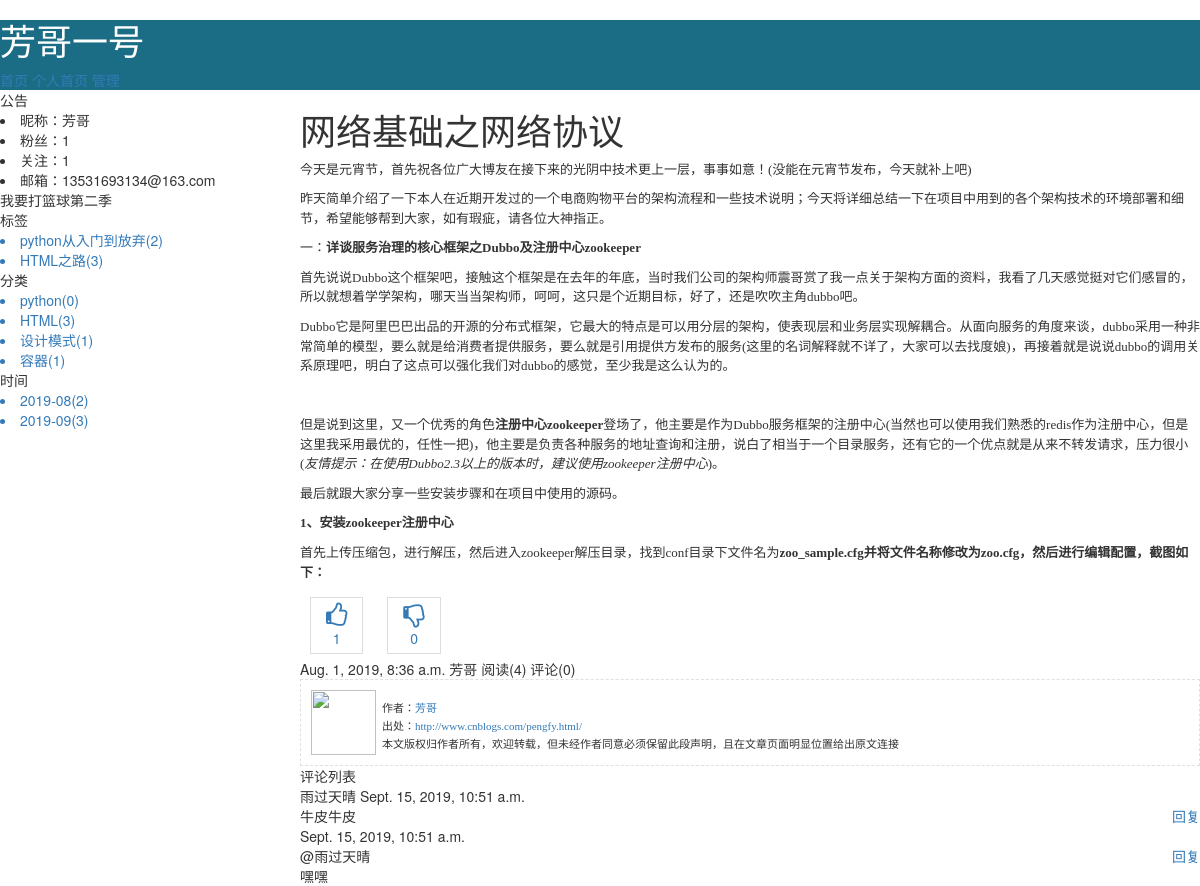
Page /pengfy/1.html on the committed database.
### repository/models.py (models this page shows, shortened)
class Blog(models.Model):
    bid = models.AutoField(primary_key=True)
    title = models.CharField(max_length=60,verbose_name="个人博客标题")
    site  = models.CharField(max_length=32,verbose_name="个人博客前缀",unique=True)
    theme = models.CharField(max_length=32,verbose_name="博客主题")
    user = models.OneToOneField(to="UserInfo",to_field="nid",on_delete=models.CASCADE)
    class Meta:
        verbose_name_plural="个人博客"

class UserInfo(models.Model):
    nid = models.BigAutoField(primary_key=True)
    username = models.CharField(max_length=32,verbose_name="用户名",unique=True)
    password = models.CharField(max_length=64,verbose_name="密码")
    nickname = models.CharField(max_length=32,verbose_name="昵称")
    email = models.EmailField(verbose_name="邮箱",unique=True)
    avatar = models.ImageField(verbose_name="头像",upload_to='static/user_avatar')
    createtime = models.DateTimeField(verbose_name="创建时间",auto_now_add=True)
    fans = models.ManyToManyField(verbose_name="粉丝",
                                  to="UserInfo",
                                  through="UserFans",   #自定义第三张表时，使用字段用于指定关系表
                                  related_name="f",
                                  through_fields= ("user","follower"),
                                  )
    class Meta:
        verbose_name_plural="用户列表"

class Tag(models.Model):
    nid = models.AutoField(primary_key=True)
    title = models.CharField(verbose_name="标签名称",max_length=32)
    blog = models.ForeignKey(verbose_name="所属博客",to="Blog",to_field="bid",on_delete=models.CASCADE)

class Category(models.Model):
    nid = models.AutoField(primary_key=True)
    title = models.CharField(verbose_name="分类名称",max_length=32)
    blog = models.ForeignKey(verbose_name="所属博客",to="Blog",to_field="bid",on_delete=models.CASCADE)
    class Meta:
        verbose_name_plural="个人文章分类"

class Article(models.Model):
    nid = models.BigAutoField(primary_key=True)
    title = models.CharField(verbose_name="文章标题",max_length=128)
    summary = models.CharField(verbose_name="文章简介",max_length=512)
    read_count = models.IntegerField(default=0)
    comment_count = models.IntegerField(default=0)
    up_count = models.IntegerField(default=0)
    down_count = models.IntegerField(default=0)
    create_time = models.DateTimeField(auto_now_add=True)
    blog = models.ForeignKey(verbose_name="所属博客",to="Blog",to_field="bid",on_delete=models.CASCADE)
    categroy = models.ForeignKey(verbose_name="文章类型",to="Category",to_field="nid",on_delete=models.CASCADE)
    article_type_choices = [
        (1,"Python"),
        (2,"Linux"),
        (3,"Java"),
        (4,"Golang"),
    ]
    article_type_id = models.IntegerField(verbose_name="主站分类id",choices=article_type_choices,default=None)
    tag = models.ManyToManyField(
        verbose_name="文章标签",
        to="Tag",
        through="Tag2Article",
    )
    class Meta:
        verbose_name_plural="文章信息"

class ArticleDetail(models.Model):
    content = models.TextField(verbose_name="文章内容")
    article= models.ForeignKey(verbose_name="所属文章",to="Article",to_field="nid",on_delete=models.CASCADE)
    class Meta:
        verbose_name_plural="文章内容"

class Comment(models.Model):
    nid = models.BigIntegerField(primary_key=True)
    content = models.CharField(verbose_name="评论内容",max_length=256)
    create_time = models.DateTimeField(auto_now_add=True)
    reply = models.ForeignKey(verbose_name="回复评论",to="self",null=True,blank=True,on_delete=models.CASCADE)
    article = models.ForeignKey(verbose_name="评论文章", to="Article", to_field="nid", on_delete=models.CASCADE)
    user = models.ForeignKey(verbose_name="评论用户", to="UserInfo", to_field="nid", on_delete=models.CASCADE)
    class Meta:
        verbose_name_plural="评论信息"

### web/views/home.py (the view)
# urls.py: re_path(r'^(?P<site>\w+)/(?P<nid>\d+).html',home.detail),
def detail(request,site,nid):
    blog = models.Blog.objects.filter(site=site).first()
    if not blog:
        return redirect('/')
    tag_list = models.Tag.objects.filter(blog_id=blog.bid)
    type_list = models.Category.objects.filter(blog_id=blog.bid)
    date_list = models.Article.objects.raw(
        'select nid, count(nid) as num,strftime("%Y-%m",create_time) as ctime from repository_article group by strftime("%Y-%m",create_time)')
    article_detail = models.ArticleDetail.objects.filter(article_id=nid).first()
    comment_list = models.Comment.objects.filter(article_id=nid).all()
    return render(request,'home_detail.html',
                  {
                      "blog":blog,
                      "tag_list":tag_list,
                      "type_list":type_list,
                      "date_list":date_list,
                      "article":article_detail,
                      "comment_list":comment_list,
                  })

### templates/home_detail.html (shortened to what this page needs)
{% extends "home_layout.html" %}
{% block css %}
    <link rel="stylesheet" href="/static/plugin/kindeditor/themes/default/default.css">
{% endblock %}
{% block content %}
    <h1 class="art_title">{{ article.article.title}}</h1>
    <div class="art_content">
        {{ article.content|safe}}
    </div>
    <div class="recommend">
        <a href="#" class="up"
           style="margin: 5px 10px;display: inline-block;padding: 5px 15px;border: 1px solid #dddddd;text-align: center;">
            <i class="fa fa-thumbs-o-up fa-3" aria-hidden="true" style="font-size: 25px"></i>
            <div>{{ article.article.up_count }}</div>
        </a>
        <a href="#" class="down"
           style="margin: 5px 30px 5px 10px;display: inline-block;padding: 5px 15px;border: 1px solid #dddddd;text-align: center;">
            <i class="fa fa-thumbs-o-down fa-3" aria-hidden="true" style="font-size: 25px"></i>
            <div>{{ article.article.down_count }}</div>
        </a>
    </div>
    <div>
        <span>{{ article.article.create_time }}</span>
        <span>{{ blog.user.nickname }}</span>
        <span>阅读({{ article.article.read_count }})</span>
        <span>评论({{ article.article.comment_count }})</span>
    </div>
    <div id="AllanboltSignature">
        <div style="border-bottom: #e0e0e0 1px dashed; border-left: #e0e0e0 1px dashed; padding: 10px; font-family: 微软雅黑; font-size: 11px; border-top: #e0e0e0 1px dashed; border-right: #e0e0e0 1px dashed; "
             id="PSignature">
            <div style="float:left;width:70px;">
                <img src="/static/imgs/o_Warning.png" style="width:65px;height:65px">
            </div>
            <div style="float:left;padding-top:10px;">
                <div style="padding: 1px">作者：<a href="http://www.cnblogs.com/pengfy/"
                                                target="_blank">{{ blog.user.nickname }}</a></div>
                <div style="padding: 1px">出处：<a href="http://www.cnblogs.com/pengfy/" target="_blank">http://www.cnblogs.com/{{ blog.site }}.html/</a>
                </div>
                <div style="padding: 1px">本文版权归作者所有，欢迎转载，但未经作者同意必须保留此段声明，且在文章页面明显位置给出原文连接</div>
            </div>
        </div>
    </div>
    <div class="art_comment">
        <div class="comment_title">
            评论列表
        </div>
        <div class="comment_body">
            {% for item in comment_list %}
                <div class="comment_item">
                    <div class="reply-title clearfix">
                        <div class="user_info">
                            <span>{{ item.user.nickname }}</span>
                            <span>{{ item.create_time }}</span>
                        </div>
                        <div class="reply" style="float: right;">
                            <a href="#">回复</a>
                        </div>
                        <div class="reply_body">
                            {% if item.reply %}
                                <div class="reply-user">@{{ item.reply.user.nickname }}</div>
                            {% endif %}
                            <div class="content">
                                {{ item.content }}
                            </div>
                        </div>
                    </div>
                </div>
            {% endfor %}
        </div>
    </div>
{% endblock %}

### templates/home_layout.html (shortened to what this page needs)
<!DOCTYPE html>
<html lang="en">
<head>
    {% block css %}{% endblock %}
    <link rel="stylesheet" href="/static/plugin/font-awesome/css/font-awesome.css">
    <link rel="stylesheet" href="/static/plugin/bootstrap/css/bootstrap.css">
</head>
<body>
<div class="header">
    <h1>{{ blog.title }}</h1>
    <a href="/">首页</a>
    <a href="/{{ blog.site }}.html">个人首页</a>
    <a href="#">管理</a>
</div>
<div class="body">
    <div class="body_menu">
        <div class="notice">
            <div class="notice_header">公告</div>
            <div class="notice_content">
                <li>昵称：{{ blog.user.nickname }}</li>
                <li>粉丝：{{ blog.user.fans.count }}</li>
                <li>关注：{{ blog.user.f.count }}</li>
                <li>邮箱：{{ blog.user.email }}</li>
            </div>
            <div class="memo">
                我要打篮球第二季
            </div>
        </div>
        <div class="tags">
            <div class="tags_header">标签</div>
            <div class="tags_body">
                {% for item in tag_list%}
                    <a href="/{{ blog.site }}/tag/{{ item.nid }}.html"><li>{{ item.title }}({{ item.article_set.count }})</li></a>
                {% endfor %}
            </div>
        </div>
        <div class="types">
            <div class = "types_header">分类</div>
            <div class="types_body">
                {% for item in type_list %}
                    <a href="/{{ blog.site }}/categroy/{{ item.nid }}.html"><li>{{ item.title }}({{ item.article_set.count }})</li></a>
                {% endfor %}
            </div>
        </div>
        <div class="dates">
            <div class = "dates_header">时间</div>
            <div class="dates_body">
                {% for item in date_list %}
                    <a href="/{{ blog.site }}/data/{{ item.ctime }}.html"><li>{{ item.ctime }}({{ item.num }})</li></a>
                {% endfor %}
            </div>
        </div>
    </div>
    <div class="article">
        {% block content %}{% endblock %}
    </div>
</div>
</body>
</html>

### templates/home_layout.html (style rules this page uses)
* { margin: 0 0; }
.header { width: 100%; height: 70px; background-color: #1b6d85; color: white; }
.body_menu { float: left; width: 25%; }
.article { float: left; width: 75%; }

### rows in the picture
Blog: title "芳哥一号", user.nickname "芳哥", user.fans.count "1", user.f.count "1", user.email "13531693134@163.com", site "pengfy"
Tag: title "python从入门到放弃", article_set.count "2"
Tag: title "HTML之路", article_set.count "3"
Category: title "python", article_set.count "0"
Category: title "HTML", article_set.count "3"
Category: title "设计模式", article_set.count "1"
Category: title "容器", article_set.count "1"
Article: ctime "2019-08", num "2"
Article: ctime "2019-09", num "3"
ArticleDetail: article "网络基础之网络协议", content "今天是元宵节，首先祝各位广大博友在接下来的光阴中技术更上一层，事事如意！(没能在元宵节发布，今天就补上吧) 昨天简单介绍了一下本人在近期开发过的一个电商购物平台的架构流程和一些技术说明；今天将详细总结一下在项目中用到的各个架构技术的环境部署和细节，希望能够帮到大家，如有瑕疵，请各位大神指正。 一： 详谈服务治理的核心框架之Dubbo及注册中心zookeeper 首先说说Dubbo这个框架吧，接触这个框架是在去年的年底，当时我们公司的架构师震哥赏了我一点关于架构方面的资料，我看了几天感觉挺对它们感冒的，所以就想着学学架构，哪天当当架构师，呵呵，这只是个近期目标，好了，还是吹吹主角dubbo吧。 Dubbo它是阿里巴巴出品的开源的分布式框架，它最大的特点是可以用分层的架构，使表现层和业务层实现解耦合。从面向服务的角度来谈，dubbo采用一种非常简单的模型，要么就是给消费者提供服务，要么就是引用提供方发布的服务(这里的名词解释就不详了，大家可以去找度娘)，再接着就是说说dubbo的调用关系原理吧，明白了这点可以强化我们对dubbo的感觉，至少我是这么认为的。 但是说到这里，又一个优秀的角色 注册中心zookeeper 登场了，他主要是作为Dubbo服务框架的注册中心(当然也可以使用我们熟悉的redis作为注册中心，但是这里我采用最优的，任性一把)，他主要是负责各种服务的地址查询和注册，说白了相当于一个目录服务，还有它的一个优点就是从来不转发请求，压力很小( 友情提示：在使用Dubbo2.3以上的版本时，建议使用zookeeper注册中心 )。…", article.up_count "1", article.down_count "0", article.create_time "Aug. 1, 2019, 8:36 a.m.", article.read_count "4", article.comment_count "0"
Comment: user.nickname "雨过天晴", create_time "Sept. 15, 2019, 10:51 a.m.", content "牛皮牛皮"
Comment: create_time "Sept. 15, 2019, 10:51 a.m.", reply.user.nickname "雨过天晴", content "嘿嘿"
